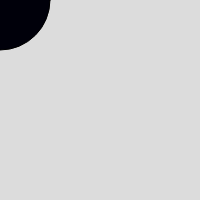
Frame 1 (no input)
Frame 60 (no input): identical to frame 1, image omitted
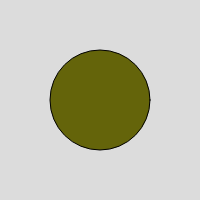
Frame 120 (the mouse pressed at the canvas centre since frame 60)

The p5.js sketch that drew these frames (run headless with seeded random() and noise() and a simulated clock; from frame 60 on, the mouse is pressed at the canvas centre):

// p5.js sketch
// ── sketch.js
//editor.p5js.org
function setup() {
  createCanvas(200, 200);
}

function draw() {
  background(220);
  fill(mouseX%255,mouseY%255,10)
  ellipse(mouseX,mouseY,100,100);
}
